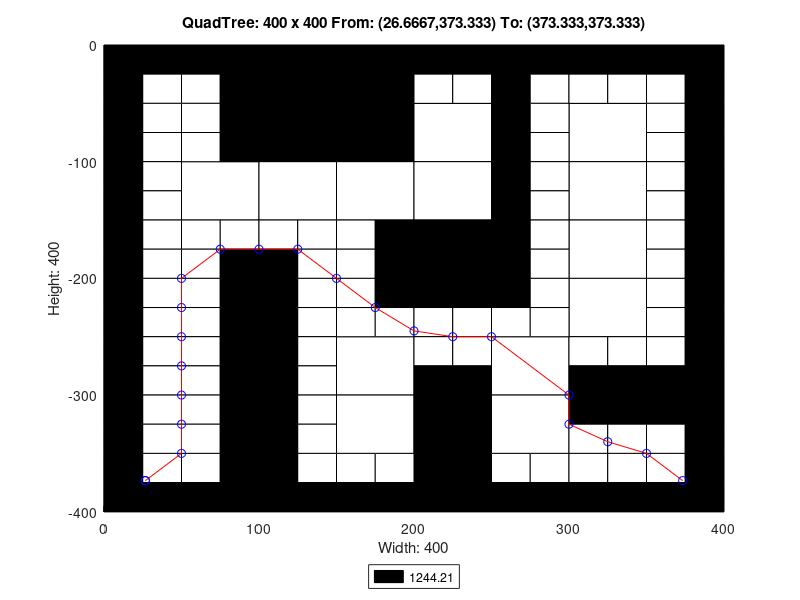

Write MATLAB code to recreate this figure.
axis([0 400 -400 0]);
title('QuadTree: 400 x 400 From: (26.6667,373.333) To: (373.333,373.333)');
xlabel('Width: 400');
ylabel('Height: 400');
rectangle('Position',[100 -100 100 100], 'FaceColor',[0 0 0]);
rectangle('Position',[50 -150 50 50], 'FaceColor',[1 1 1]);
rectangle('Position',[100 -150 50 50], 'FaceColor',[1 1 1]);
rectangle('Position',[150 -150 50 50], 'FaceColor',[1 1 1]);
rectangle('Position',[200 -100 50 50], 'FaceColor',[1 1 1]);
rectangle('Position',[300 -100 50 50], 'FaceColor',[1 1 1]);
rectangle('Position',[200 -150 50 50], 'FaceColor',[1 1 1]);
rectangle('Position',[200 -200 50 50], 'FaceColor',[0 0 0]);
rectangle('Position',[300 -150 50 50], 'FaceColor',[1 1 1]);
rectangle('Position',[300 -200 50 50], 'FaceColor',[1 1 1]);
rectangle('Position',[150 -300 50 50], 'FaceColor',[1 1 1]);
rectangle('Position',[150 -350 50 50], 'FaceColor',[1 1 1]);
rectangle('Position',[250 -300 50 50], 'FaceColor',[1 1 1]);
rectangle('Position',[300 -250 50 50], 'FaceColor',[1 1 1]);
rectangle('Position',[200 -350 50 50], 'FaceColor',[0 0 0]);
rectangle('Position',[250 -350 50 50], 'FaceColor',[1 1 1]);
rectangle('Position',[200 -400 50 50], 'FaceColor',[0 0 0]);
rectangle('Position',[0 -25 25 25], 'FaceColor',[0 0 0]);
rectangle('Position',[25 -25 25 25], 'FaceColor',[0 0 0]);
rectangle('Position',[0 -50 25 25], 'FaceColor',[0 0 0]);
rectangle('Position',[25 -50 25 25], 'FaceColor',[1 1 1]);
rectangle('Position',[50 -25 25 25], 'FaceColor',[0 0 0]);
rectangle('Position',[75 -25 25 25], 'FaceColor',[0 0 0]);
rectangle('Position',[50 -50 25 25], 'FaceColor',[1 1 1]);
rectangle('Position',[75 -50 25 25], 'FaceColor',[0 0 0]);
rectangle('Position',[0 -75 25 25], 'FaceColor',[0 0 0]);
rectangle('Position',[25 -75 25 25], 'FaceColor',[1 1 1]);
rectangle('Position',[0 -100 25 25], 'FaceColor',[0 0 0]);
rectangle('Position',[25 -100 25 25], 'FaceColor',[1 1 1]);
rectangle('Position',[50 -75 25 25], 'FaceColor',[1 1 1]);
rectangle('Position',[75 -75 25 25], 'FaceColor',[0 0 0]);
rectangle('Position',[50 -100 25 25], 'FaceColor',[1 1 1]);
rectangle('Position',[75 -100 25 25], 'FaceColor',[0 0 0]);
rectangle('Position',[0 -125 25 25], 'FaceColor',[0 0 0]);
rectangle('Position',[25 -125 25 25], 'FaceColor',[1 1 1]);
rectangle('Position',[0 -150 25 25], 'FaceColor',[0 0 0]);
rectangle('Position',[25 -150 25 25], 'FaceColor',[1 1 1]);
rectangle('Position',[0 -175 25 25], 'FaceColor',[0 0 0]);
rectangle('Position',[25 -175 25 25], 'FaceColor',[1 1 1]);
rectangle('Position',[0 -200 25 25], 'FaceColor',[0 0 0]);
rectangle('Position',[25 -200 25 25], 'FaceColor',[1 1 1]);
rectangle('Position',[50 -175 25 25], 'FaceColor',[1 1 1]);
rectangle('Position',[75 -175 25 25], 'FaceColor',[1 1 1]);
rectangle('Position',[50 -200 25 25], 'FaceColor',[1 1 1]);
rectangle('Position',[75 -200 25 25], 'FaceColor',[0 0 0]);
rectangle('Position',[100 -175 25 25], 'FaceColor',[1 1 1]);
rectangle('Position',[125 -175 25 25], 'FaceColor',[1 1 1]);
rectangle('Position',[100 -200 25 25], 'FaceColor',[0 0 0]);
rectangle('Position',[125 -200 25 25], 'FaceColor',[1 1 1]);
rectangle('Position',[150 -175 25 25], 'FaceColor',[1 1 1]);
rectangle('Position',[175 -175 25 25], 'FaceColor',[0 0 0]);
rectangle('Position',[150 -200 25 25], 'FaceColor',[1 1 1]);
rectangle('Position',[175 -200 25 25], 'FaceColor',[0 0 0]);
rectangle('Position',[200 -25 25 25], 'FaceColor',[0 0 0]);
rectangle('Position',[225 -25 25 25], 'FaceColor',[0 0 0]);
rectangle('Position',[200 -50 25 25], 'FaceColor',[1 1 1]);
rectangle('Position',[225 -50 25 25], 'FaceColor',[1 1 1]);
rectangle('Position',[250 -25 25 25], 'FaceColor',[0 0 0]);
rectangle('Position',[275 -25 25 25], 'FaceColor',[0 0 0]);
rectangle('Position',[250 -50 25 25], 'FaceColor',[0 0 0]);
rectangle('Position',[275 -50 25 25], 'FaceColor',[1 1 1]);
rectangle('Position',[250 -75 25 25], 'FaceColor',[0 0 0]);
rectangle('Position',[275 -75 25 25], 'FaceColor',[1 1 1]);
rectangle('Position',[250 -100 25 25], 'FaceColor',[0 0 0]);
rectangle('Position',[275 -100 25 25], 'FaceColor',[1 1 1]);
rectangle('Position',[300 -25 25 25], 'FaceColor',[0 0 0]);
rectangle('Position',[325 -25 25 25], 'FaceColor',[0 0 0]);
rectangle('Position',[300 -50 25 25], 'FaceColor',[1 1 1]);
rectangle('Position',[325 -50 25 25], 'FaceColor',[1 1 1]);
rectangle('Position',[350 -25 25 25], 'FaceColor',[0 0 0]);
rectangle('Position',[375 -25 25 25], 'FaceColor',[0 0 0]);
rectangle('Position',[350 -50 25 25], 'FaceColor',[1 1 1]);
rectangle('Position',[375 -50 25 25], 'FaceColor',[0 0 0]);
rectangle('Position',[350 -75 25 25], 'FaceColor',[1 1 1]);
rectangle('Position',[375 -75 25 25], 'FaceColor',[0 0 0]);
rectangle('Position',[350 -100 25 25], 'FaceColor',[1 1 1]);
rectangle('Position',[375 -100 25 25], 'FaceColor',[0 0 0]);
rectangle('Position',[250 -125 25 25], 'FaceColor',[0 0 0]);
rectangle('Position',[275 -125 25 25], 'FaceColor',[1 1 1]);
rectangle('Position',[250 -150 25 25], 'FaceColor',[0 0 0]);
rectangle('Position',[275 -150 25 25], 'FaceColor',[1 1 1]);
rectangle('Position',[250 -175 25 25], 'FaceColor',[0 0 0]);
rectangle('Position',[275 -175 25 25], 'FaceColor',[1 1 1]);
rectangle('Position',[250 -200 25 25], 'FaceColor',[0 0 0]);
rectangle('Position',[275 -200 25 25], 'FaceColor',[1 1 1]);
rectangle('Position',[350 -125 25 25], 'FaceColor',[1 1 1]);
rectangle('Position',[375 -125 25 25], 'FaceColor',[0 0 0]);
rectangle('Position',[350 -150 25 25], 'FaceColor',[1 1 1]);
rectangle('Position',[375 -150 25 25], 'FaceColor',[0 0 0]);
rectangle('Position',[350 -175 25 25], 'FaceColor',[1 1 1]);
rectangle('Position',[375 -175 25 25], 'FaceColor',[0 0 0]);
rectangle('Position',[350 -200 25 25], 'FaceColor',[1 1 1]);
rectangle('Position',[375 -200 25 25], 'FaceColor',[0 0 0]);
rectangle('Position',[0 -225 25 25], 'FaceColor',[0 0 0]);
rectangle('Position',[25 -225 25 25], 'FaceColor',[1 1 1]);
rectangle('Position',[0 -250 25 25], 'FaceColor',[0 0 0]);
rectangle('Position',[25 -250 25 25], 'FaceColor',[1 1 1]);
rectangle('Position',[50 -225 25 25], 'FaceColor',[1 1 1]);
rectangle('Position',[75 -225 25 25], 'FaceColor',[0 0 0]);
rectangle('Position',[50 -250 25 25], 'FaceColor',[1 1 1]);
rectangle('Position',[75 -250 25 25], 'FaceColor',[0 0 0]);
rectangle('Position',[0 -275 25 25], 'FaceColor',[0 0 0]);
rectangle('Position',[25 -275 25 25], 'FaceColor',[1 1 1]);
rectangle('Position',[0 -300 25 25], 'FaceColor',[0 0 0]);
rectangle('Position',[25 -300 25 25], 'FaceColor',[1 1 1]);
rectangle('Position',[50 -275 25 25], 'FaceColor',[1 1 1]);
rectangle('Position',[75 -275 25 25], 'FaceColor',[0 0 0]);
rectangle('Position',[50 -300 25 25], 'FaceColor',[1 1 1]);
rectangle('Position',[75 -300 25 25], 'FaceColor',[0 0 0]);
rectangle('Position',[100 -225 25 25], 'FaceColor',[0 0 0]);
rectangle('Position',[125 -225 25 25], 'FaceColor',[1 1 1]);
rectangle('Position',[100 -250 25 25], 'FaceColor',[0 0 0]);
rectangle('Position',[125 -250 25 25], 'FaceColor',[1 1 1]);
rectangle('Position',[150 -225 25 25], 'FaceColor',[1 1 1]);
rectangle('Position',[175 -225 25 25], 'FaceColor',[0 0 0]);
rectangle('Position',[150 -250 25 25], 'FaceColor',[1 1 1]);
rectangle('Position',[175 -250 25 25], 'FaceColor',[1 1 1]);
rectangle('Position',[100 -275 25 25], 'FaceColor',[0 0 0]);
rectangle('Position',[125 -275 25 25], 'FaceColor',[1 1 1]);
rectangle('Position',[100 -300 25 25], 'FaceColor',[0 0 0]);
rectangle('Position',[125 -300 25 25], 'FaceColor',[1 1 1]);
rectangle('Position',[0 -325 25 25], 'FaceColor',[0 0 0]);
rectangle('Position',[25 -325 25 25], 'FaceColor',[1 1 1]);
rectangle('Position',[0 -350 25 25], 'FaceColor',[0 0 0]);
rectangle('Position',[25 -350 25 25], 'FaceColor',[1 1 1]);
rectangle('Position',[50 -325 25 25], 'FaceColor',[1 1 1]);
rectangle('Position',[75 -325 25 25], 'FaceColor',[0 0 0]);
rectangle('Position',[50 -350 25 25], 'FaceColor',[1 1 1]);
rectangle('Position',[75 -350 25 25], 'FaceColor',[0 0 0]);
rectangle('Position',[0 -375 25 25], 'FaceColor',[0 0 0]);
rectangle('Position',[25 -375 25 25], 'FaceColor',[1 1 1]);
rectangle('Position',[0 -400 25 25], 'FaceColor',[0 0 0]);
rectangle('Position',[25 -400 25 25], 'FaceColor',[0 0 0]);
rectangle('Position',[50 -375 25 25], 'FaceColor',[1 1 1]);
rectangle('Position',[75 -375 25 25], 'FaceColor',[0 0 0]);
rectangle('Position',[50 -400 25 25], 'FaceColor',[0 0 0]);
rectangle('Position',[75 -400 25 25], 'FaceColor',[0 0 0]);
rectangle('Position',[100 -325 25 25], 'FaceColor',[0 0 0]);
rectangle('Position',[125 -325 25 25], 'FaceColor',[1 1 1]);
rectangle('Position',[100 -350 25 25], 'FaceColor',[0 0 0]);
rectangle('Position',[125 -350 25 25], 'FaceColor',[1 1 1]);
rectangle('Position',[100 -375 25 25], 'FaceColor',[0 0 0]);
rectangle('Position',[125 -375 25 25], 'FaceColor',[1 1 1]);
rectangle('Position',[100 -400 25 25], 'FaceColor',[0 0 0]);
rectangle('Position',[125 -400 25 25], 'FaceColor',[0 0 0]);
rectangle('Position',[150 -375 25 25], 'FaceColor',[1 1 1]);
rectangle('Position',[175 -375 25 25], 'FaceColor',[1 1 1]);
rectangle('Position',[150 -400 25 25], 'FaceColor',[0 0 0]);
rectangle('Position',[175 -400 25 25], 'FaceColor',[0 0 0]);
rectangle('Position',[200 -225 25 25], 'FaceColor',[0 0 0]);
rectangle('Position',[225 -225 25 25], 'FaceColor',[0 0 0]);
rectangle('Position',[200 -250 25 25], 'FaceColor',[1 1 1]);
rectangle('Position',[225 -250 25 25], 'FaceColor',[1 1 1]);
rectangle('Position',[250 -225 25 25], 'FaceColor',[0 0 0]);
rectangle('Position',[275 -225 25 25], 'FaceColor',[1 1 1]);
rectangle('Position',[250 -250 25 25], 'FaceColor',[1 1 1]);
rectangle('Position',[275 -250 25 25], 'FaceColor',[1 1 1]);
rectangle('Position',[200 -275 25 25], 'FaceColor',[1 1 1]);
rectangle('Position',[225 -275 25 25], 'FaceColor',[1 1 1]);
rectangle('Position',[200 -300 25 25], 'FaceColor',[0 0 0]);
rectangle('Position',[225 -300 25 25], 'FaceColor',[0 0 0]);
rectangle('Position',[350 -225 25 25], 'FaceColor',[1 1 1]);
rectangle('Position',[375 -225 25 25], 'FaceColor',[0 0 0]);
rectangle('Position',[350 -250 25 25], 'FaceColor',[1 1 1]);
rectangle('Position',[375 -250 25 25], 'FaceColor',[0 0 0]);
rectangle('Position',[300 -275 25 25], 'FaceColor',[1 1 1]);
rectangle('Position',[325 -275 25 25], 'FaceColor',[1 1 1]);
rectangle('Position',[300 -300 25 25], 'FaceColor',[0 0 0]);
rectangle('Position',[325 -300 25 25], 'FaceColor',[0 0 0]);
rectangle('Position',[350 -275 25 25], 'FaceColor',[1 1 1]);
rectangle('Position',[375 -275 25 25], 'FaceColor',[0 0 0]);
rectangle('Position',[350 -300 25 25], 'FaceColor',[0 0 0]);
rectangle('Position',[375 -300 25 25], 'FaceColor',[0 0 0]);
rectangle('Position',[250 -375 25 25], 'FaceColor',[1 1 1]);
rectangle('Position',[275 -375 25 25], 'FaceColor',[1 1 1]);
rectangle('Position',[250 -400 25 25], 'FaceColor',[0 0 0]);
rectangle('Position',[275 -400 25 25], 'FaceColor',[0 0 0]);
rectangle('Position',[300 -325 25 25], 'FaceColor',[0 0 0]);
rectangle('Position',[325 -325 25 25], 'FaceColor',[0 0 0]);
rectangle('Position',[300 -350 25 25], 'FaceColor',[1 1 1]);
rectangle('Position',[325 -350 25 25], 'FaceColor',[1 1 1]);
rectangle('Position',[350 -325 25 25], 'FaceColor',[0 0 0]);
rectangle('Position',[375 -325 25 25], 'FaceColor',[0 0 0]);
rectangle('Position',[350 -350 25 25], 'FaceColor',[1 1 1]);
rectangle('Position',[375 -350 25 25], 'FaceColor',[0 0 0]);
rectangle('Position',[300 -375 25 25], 'FaceColor',[1 1 1]);
rectangle('Position',[325 -375 25 25], 'FaceColor',[1 1 1]);
rectangle('Position',[300 -400 25 25], 'FaceColor',[0 0 0]);
rectangle('Position',[325 -400 25 25], 'FaceColor',[0 0 0]);
rectangle('Position',[350 -375 25 25], 'FaceColor',[1 1 1]);
rectangle('Position',[375 -375 25 25], 'FaceColor',[0 0 0]);
rectangle('Position',[350 -400 25 25], 'FaceColor',[0 0 0]);
rectangle('Position',[375 -400 25 25], 'FaceColor',[0 0 0]);
X=[373.333,350,325,300,300,250,225,200,175,150,125,100,75,50,50,50,50,50,50,50,26.6667,26.6667];
Y=[-373.333,-350,-340,-325,-300,-250,-250,-245,-225,-200,-175,-175,-175,-200,-225,-250,-275,-300,-325,-350,-373.333,-373.333];
hold on;
plot(X,Y,'r');
plot(X,Y,'bo');
legend('1244.21','Location','southoutside');
